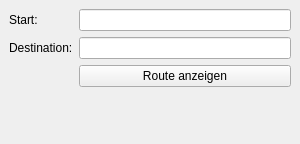
<?xml version="1.0" encoding="UTF-8"?>
<ui version="4.0">
 <class>PlazaRouteDockWidgetBase</class>
 <widget class="QDockWidget" name="PlazaRouteDockWidgetBase">
  <property name="geometry">
   <rect>
    <x>0</x>
    <y>0</y>
    <width>300</width>
    <height>144</height>
   </rect>
  </property>
  <property name="windowTitle">
   <string>PlazaRoute</string>
  </property>
  <widget class="QWidget" name="dockWidgetContents">
   <layout class="QGridLayout" name="gridLayout">
    <item row="1" column="0">
     <layout class="QFormLayout" name="formLayout">
      <item row="0" column="0">
       <widget class="QLabel" name="start_label">
        <property name="text">
         <string>Start:</string>
        </property>
       </widget>
      </item>
      <item row="0" column="1">
       <widget class="QLineEdit" name="start_value"/>
      </item>
      <item row="1" column="0">
       <widget class="QLabel" name="destination_label">
        <property name="text">
         <string>Destination:</string>
        </property>
       </widget>
      </item>
      <item row="1" column="1">
       <widget class="QLineEdit" name="destination_value"/>
      </item>
      <item row="2" column="1">
       <widget class="QPushButton" name="show_route_btn">
        <property name="text">
         <string>Route anzeigen</string>
        </property>
       </widget>
      </item>
     </layout>
    </item>
   </layout>
  </widget>
 </widget>
 <resources/>
 <connections/>
</ui>
